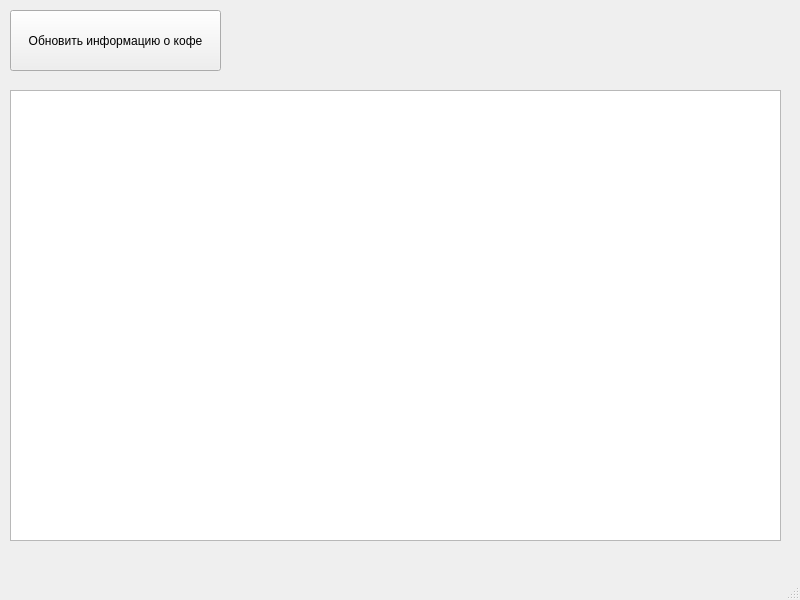
<?xml version="1.0" encoding="UTF-8"?>
<ui version="4.0">
 <class>MainWindow</class>
 <widget class="QMainWindow" name="MainWindow">
  <property name="geometry">
   <rect>
    <x>0</x>
    <y>0</y>
    <width>800</width>
    <height>600</height>
   </rect>
  </property>
  <property name="windowTitle">
   <string>MainWindow</string>
  </property>
  <widget class="QWidget" name="centralwidget">
   <widget class="QTableWidget" name="tableWidget">
    <property name="geometry">
     <rect>
      <x>10</x>
      <y>90</y>
      <width>771</width>
      <height>451</height>
     </rect>
    </property>
   </widget>
   <widget class="QPushButton" name="pushButton">
    <property name="geometry">
     <rect>
      <x>10</x>
      <y>10</y>
      <width>211</width>
      <height>61</height>
     </rect>
    </property>
    <property name="text">
     <string>Обновить информацию о кофе</string>
    </property>
   </widget>
  </widget>
  <widget class="QMenuBar" name="menubar">
   <property name="geometry">
    <rect>
     <x>0</x>
     <y>0</y>
     <width>800</width>
     <height>26</height>
    </rect>
   </property>
  </widget>
  <widget class="QStatusBar" name="statusbar"/>
 </widget>
 <resources/>
 <connections/>
</ui>
